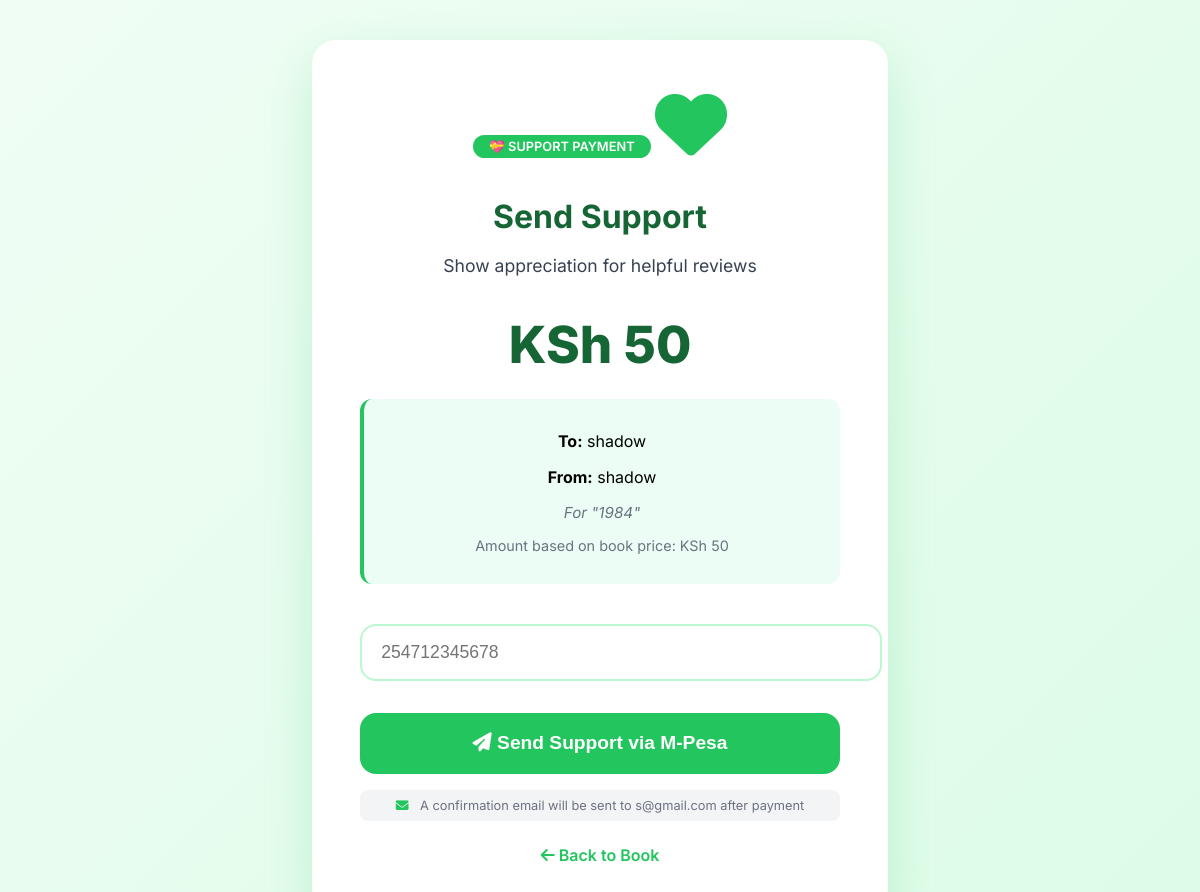
/payments/pay.php?reviewer_id=2&book_id=3 (signed in), run on the app's committed database.
### tables this page shows
CREATE TABLE `books` (
  `book_id` int(11) NOT NULL,
  `title` varchar(255) NOT NULL,
  `author` varchar(100) NOT NULL,
  `description` text DEFAULT NULL,
  `cover_image` varchar(255) DEFAULT NULL,
  `year` int(11) DEFAULT NULL,
  `category` varchar(50) DEFAULT NULL,
  `created_at` timestamp NOT NULL DEFAULT current_timestamp(),
  `price` decimal(10,2) DEFAULT 0.00
);

CREATE TABLE `users` (
  `user_id` int(11) NOT NULL,
  `name` varchar(100) NOT NULL,
  `email` varchar(100) NOT NULL,
  `phone_number` varchar(15) DEFAULT NULL,
  `password` varchar(255) NOT NULL,
  `role` enum('user','admin') DEFAULT 'user',
  `created_at` timestamp NOT NULL DEFAULT current_timestamp()
);

### payments/pay.php (the view, shortened to what this page needs)
<?php
require_once '../config/db.php';
$paymentType = 'support';
$supportAmount = 50;
$bookId = 0;
$orderId = 0;
$recipientName = "the reviewer";
$senderName = $_SESSION['name'] ?? "User";
$bookTitle = "Book Review";
if (isset($_GET['order_id']) && isset($_GET['book_id']) && isset($_GET['amount'])) {
    $paymentType = 'order';
    $orderId = (int)$_GET['order_id'];
    $bookId = (int)$_GET['book_id'];
    $supportAmount = (float)$_GET['amount'];
    $stmt = $pdo->prepare("
        SELECT o.*, b.title, b.price
        FROM orders o
        JOIN sales s ON o.id = s.order_id
        JOIN books b ON s.product_id = b.book_id
        WHERE o.id = ? AND o.user_id = ?
    ");
    $stmt->execute([$orderId, $_SESSION['user_id']]);
    $order = $stmt->fetch();
    if ($order) {
        $bookTitle = $order['title'];
        $recipientName = "Order #$orderId";
    } else {
        header('Location: ../orders/my_orders.php');
        exit();
    }
}
else if (isset($_GET['reviewer_id']) && isset($_GET['book_id'])) {
    $supportToUserId = (int)$_GET['reviewer_id'];
    $bookId = (int)$_GET['book_id'];
    $stmt = $pdo->prepare("SELECT title, price FROM books WHERE book_id = ?");
    $stmt->execute([$bookId]);
    if ($book = $stmt->fetch()) {
        $bookTitle = $book['title'];
        $supportAmount = max(50, (int)$book['price']);
    }
    $stmt = $pdo->prepare("SELECT name FROM users WHERE user_id = ?");
    $stmt->execute([$supportToUserId]);
    if ($user = $stmt->fetch()) {
        $recipientName = $user['name'];
    }
} else {
    header('Location: ../index.php');
    exit();
}
$phone = '';
$success = false;
?>
<!DOCTYPE html>
<html lang="en">
<head>
    <link rel="stylesheet" href="https://cdnjs.cloudflare.com/ajax/libs/font-awesome/6.4.0/css/all.min.css">
</head>
<body>
<div class="card">
    <?php if ($success): ?>
        <div class="success-box">
            <i class="fas fa-check-circle icon"></i>
            <h2><?php echo $paymentType == 'order' ? 'Payment Request Sent!' : 'Support Request Sent!'; ?></h2>
            <p><strong>KSh <?= number_format($supportAmount) ?></strong> request sent to your phone</p>
            <p>Please complete the payment with your M-Pesa PIN</p>
            <div class="email-notice">
                <i class="fas fa-envelope"></i>
                A confirmation email has been sent to your registered email address.
            </div>
            <?php if($paymentType == 'order'): ?>
                <p style="margin-top: 1rem; font-size: 0.9rem;">Order #<?= $orderId ?> will be processed after payment confirmation</p>
            <?php endif; ?>
            <div class="back">
                Redirecting in <span id="countdown">3</span> seconds...
            </div>
        </div>
        <script>
            let seconds = 3;
            const countdown = document.getElementById('countdown');
            const timer = setInterval(() => {
                seconds--;
                countdown.textContent = seconds;
                if (seconds <= 0) {
                    clearInterval(timer);
                    window.location.href = "<?php echo $paymentType == 'order' ? '../orders/my_orders.php' : '../books/view.php?id=' . $bookId; ?>";
                }
            }, 1000);
        </script>
    <?php else: ?>
        <div class="payment-badge">
            <?php echo $paymentType == 'order' ? '📦 ORDER PAYMENT' : '💝 SUPPORT PAYMENT'; ?>
        </div>
        <i class="fas fa-<?php echo $paymentType == 'order' ? 'shopping-cart' : 'heart'; ?> icon"></i>
        <h1><?php echo $paymentType == 'order' ? 'Complete Payment' : 'Send Support'; ?></h1>
        <div class="message">
            <?php echo $paymentType == 'order' ? 'Complete your order payment securely with M-Pesa' : 'Show appreciation for helpful reviews'; ?>
        </div>
        <div class="amount">KSh <?= number_format($supportAmount) ?></div>
        <div class="recipient-info">
            <?php if($paymentType == 'order'): ?>
                <p><strong>Order #:</strong> <?= $orderId ?></p>
            <?php else: ?>
                <p><strong>To:</strong> <?= htmlspecialchars($recipientName) ?></p>
            <?php endif; ?>
            <p><strong>From:</strong> <?= htmlspecialchars($senderName) ?></p>
            <p class="book-reference">For "<?= htmlspecialchars($bookTitle) ?>"</p>
            <?php if($paymentType == 'order'): ?>
                <p class="price-note">Order amount: KSh <?= number_format($supportAmount) ?></p>
            <?php else: ?>
                <p class="price-note">Amount based on book price: KSh <?= number_format($supportAmount) ?></p>
            <?php endif; ?>
        </div>
        <form method="POST">
            <input type="text"
                   name="phone"
                   value="<?= htmlspecialchars($phone) ?>"
                   placeholder="254712345678"
                   required
                   pattern="2547[0-9]{8}"
                   title="Enter your M-Pesa number starting with 2547"
                   oninput="this.value = this.value.replace(/\D/g,'').substring(0,12); if(!this.value.startsWith('254')) this.value='254'+this.value.slice(3);">
            <button type="submit">
                <i class="fas fa-<?php echo $paymentType == 'order' ? 'shopping-cart' : 'paper-plane'; ?>"></i>
                <?php echo $paymentType == 'order' ? 'Pay via M-Pesa' : 'Send Support via M-Pesa'; ?>
            </button>
        </form>
        <div class="email-notice">
            <i class="fas fa-envelope"></i>
            A confirmation email will be sent to <?= htmlspecialchars($_SESSION['email'] ?? 'your email') ?> after payment
        </div>
        <div class="back" style="margin-top: 1.5rem;">
            <a href="<?php echo $paymentType == 'order' ? '../orders/my_orders.php' : '../books/view.php?id=' . $bookId; ?>">
                <i class="fas fa-arrow-left"></i>
                Back to <?php echo $paymentType == 'order' ? 'My Orders' : 'Book'; ?>
            </a>
        </div>
    <?php endif; ?>
</div>
</body>
</html>

### data on the page
books: price "50", title "1984"
users: name "shadow"

### other printed values
$senderName "shadow"
$_SESSION['email'] "s@gmail.com"
